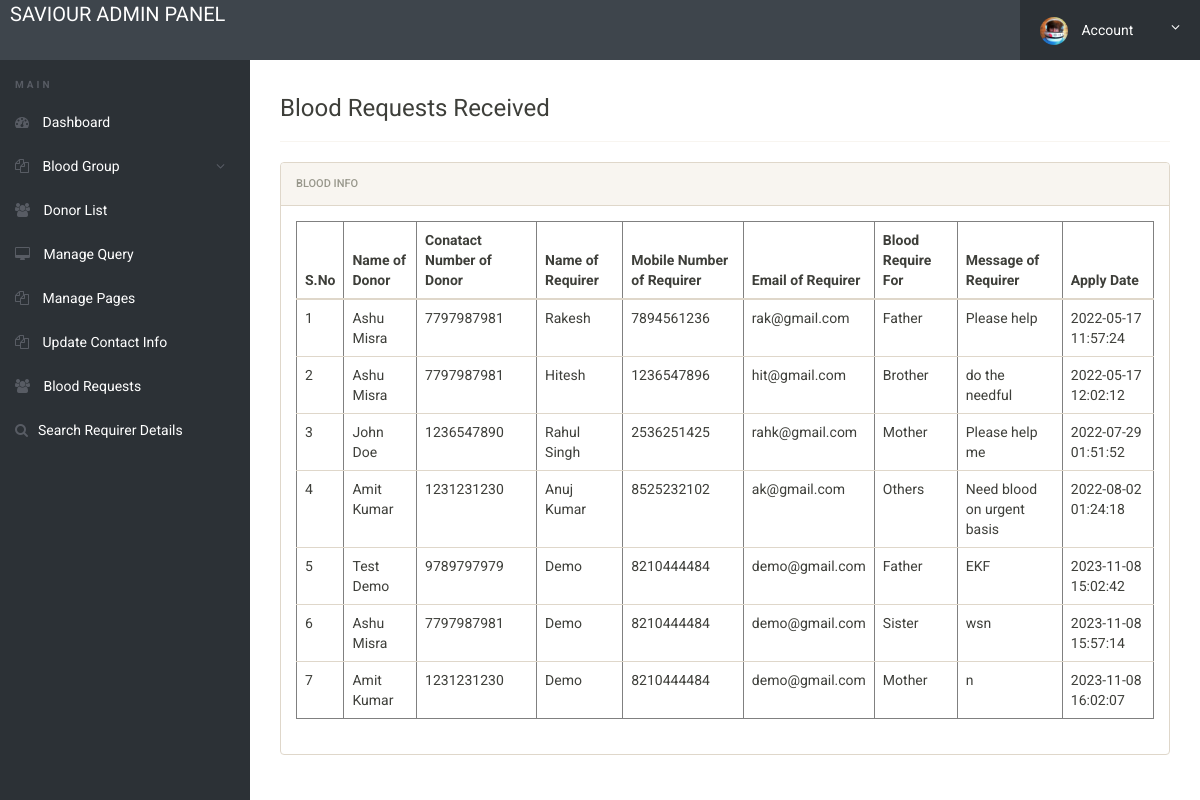
The page /bbdms/admin/requests-received.php (signed in) on the database its author committed.
### tables this page shows
CREATE TABLE `tblbloodrequirer` (
  `ID` int(10) NOT NULL,
  `BloodDonarID` int(10) DEFAULT NULL,
  `name` varchar(250) DEFAULT NULL,
  `EmailId` varchar(250) DEFAULT NULL,
  `ContactNumber` bigint(10) DEFAULT NULL,
  `BloodRequirefor` varchar(250) DEFAULT NULL,
  `Message` mediumtext DEFAULT NULL,
  `ApplyDate` timestamp NULL DEFAULT current_timestamp()
);

CREATE TABLE `tblblooddonars` (
  `id` int(11) NOT NULL,
  `FullName` varchar(100) DEFAULT NULL,
  `MobileNumber` char(11) DEFAULT NULL,
  `EmailId` varchar(100) DEFAULT NULL,
  `Gender` varchar(20) DEFAULT NULL,
  `Age` int(11) DEFAULT NULL,
  `BloodGroup` varchar(20) DEFAULT NULL,
  `Address` varchar(255) DEFAULT NULL,
  `Message` mediumtext DEFAULT NULL,
  `PostingDate` timestamp NOT NULL DEFAULT current_timestamp(),
  `status` int(1) DEFAULT NULL,
  `Password` varchar(250) DEFAULT NULL
);

### bbdms/admin/requests-received.php (the view, shortened to what this page needs)
<?php
include('includes/config.php');
if(strlen($_SESSION['alogin'])==0)
	{
header('location:index.php');
}
else{
 ?>
<!doctype html>
<html lang="en" class="no-js">
<head>
	<link rel="stylesheet" href="css/font-awesome.min.css">
	<link rel="stylesheet" href="css/bootstrap.min.css">
	<link rel="stylesheet" href="css/dataTables.bootstrap.min.css">
	<link rel="stylesheet" href="css/bootstrap-social.css">
	<link rel="stylesheet" href="css/bootstrap-select.css">
	<link rel="stylesheet" href="css/fileinput.min.css">
	<link rel="stylesheet" href="css/awesome-bootstrap-checkbox.css">
	<link rel="stylesheet" href="css/style.css">
</head>
<body>
	<?php include('includes/header.php');?>
	<div class="ts-main-content">
		<?php include('includes/leftbar.php');?>
		<div class="content-wrapper">
			<div class="container-fluid">
					<div class="col-md-12">
<h3> Blood Requests Received</h3>
<hr />
						<div class="panel panel-default">
							<div class="panel-heading">Blood Info</div>
							<div class="panel-body">
								<table border="1" class="table table-responsive">
                                    <thead>
                                         <tr>
                                         	<th>S.No</th>
                                          <th>Name of Donor</th>
                                          <th>Conatact Number of Donor</th>
                                            <th>Name of Requirer</th>
                                            <th>Mobile Number of Requirer</th>
                                            <th>Email of Requirer</th>
                                            <th>Blood Require For</th>
                                            <th>Message of Requirer</th>
                                            <th>Apply Date</th>
                                        </tr>
                                    </thead>
                                    <tbody>
                                        <tr><?php
$sql="SELECT tblbloodrequirer.BloodDonarID,tblbloodrequirer.name,tblbloodrequirer.EmailId,tblbloodrequirer.ContactNumber,tblbloodrequirer.BloodRequirefor,tblbloodrequirer.Message,tblbloodrequirer.ApplyDate,tblblooddonars.id as donid,tblblooddonars.FullName,tblblooddonars.MobileNumber,tblblooddonars.BloodGroup  from  tblbloodrequirer join tblblooddonars on tblblooddonars.id=tblbloodrequirer.BloodDonarID where tblblooddonars.FullName like '%$sdata%' || tblblooddonars.MobileNumber like '%$sdata%'";
$query = $dbh -> prepare($sql);
$query->bindParam(':uid',$uid,PDO::PARAM_STR);
$query->execute();
$results=$query->fetchAll(PDO::FETCH_OBJ);
$cnt=1;
if($query->rowCount() > 0)
{
foreach($results as $row)
{               ?>
                                            <td><?php echo htmlentities($cnt);?></td>
                                            <td><?php  echo htmlentities($row->FullName);?></td>
                                            <td><?php  echo htmlentities($row->MobileNumber);?></td>
                                        <td><?php  echo htmlentities($row->name);?></td>
                                             <td><?php  echo htmlentities($row->ContactNumber);?></td>
                                             <td><?php  echo htmlentities($row->EmailId);?></td>
                                          <td><?php  echo htmlentities($row->BloodRequirefor);?></td>
                 <td><?php  echo htmlentities($row->Message);?>
                  </td>
                                            <td>
                                              <?php  echo htmlentities($row->ApplyDate);?>
                                            </td>
                                        </tr>
                                    <?php $cnt=$cnt+1;}}?>
                                    </tbody>
                                </table>
							</div>
						</div>
					</div>
				</div>
			</div>
		</div>
</body>
</html>
<?php } ?>

### bbdms/admin/css/style.css (style rules this page uses)
html { font-size: 14px; }
@media only screen and (min-width: 480px) { html { font-size: 17px; } }
@media only screen and (min-width: 768px) { html { font-size: 14px; } }
body { font-size: 1em; }
.panel { overflow: hidden; }
.ts-main-content .content-wrapper { padding-top: 15px; margin-top: 60px; }
@media only screen and (min-width: 992px) { .ts-main-content .content-wrapper { margin-left: 250px; } }

### rows shown on the page
tblbloodrequirer: BloodDonarID.FullName "Ashu Misra", BloodDonarID.MobileNumber "7797987981", name "Rakesh", ContactNumber "7894561236", EmailId "rak@gmail.com", BloodRequirefor "Father", Message "Please help", ApplyDate "2022-05-17 11:57:24"
tblbloodrequirer: BloodDonarID.FullName "Ashu Misra", BloodDonarID.MobileNumber "7797987981", name "Hitesh", ContactNumber "1236547896", EmailId "hit@gmail.com", BloodRequirefor "Brother", Message "do the needful", ApplyDate "2022-05-17 12:02:12"
tblbloodrequirer: BloodDonarID.FullName "John Doe", BloodDonarID.MobileNumber "1236547890", name "Rahul Singh", ContactNumber "2536251425", EmailId "rahk@gmail.com", BloodRequirefor "Mother", Message "Please help me", ApplyDate "2022-07-29 01:51:52"
tblbloodrequirer: BloodDonarID.FullName "Amit Kumar", BloodDonarID.MobileNumber "1231231230", name "Anuj Kumar", ContactNumber "8525232102", EmailId "ak@gmail.com", BloodRequirefor "Others", Message "Need blood on urgent basis", ApplyDate "2022-08-02 01:24:18"
tblbloodrequirer: BloodDonarID.FullName "Test Demo", BloodDonarID.MobileNumber "9789797979", name "Demo", ContactNumber "8210444484", EmailId "demo@gmail.com", BloodRequirefor "Father", Message "EKF", ApplyDate "2023-11-08 15:02:42"
tblbloodrequirer: BloodDonarID.FullName "Ashu Misra", BloodDonarID.MobileNumber "7797987981", name "Demo", ContactNumber "8210444484", EmailId "demo@gmail.com", BloodRequirefor "Sister", Message "wsn", ApplyDate "2023-11-08 15:57:14"
tblbloodrequirer: BloodDonarID.FullName "Amit Kumar", BloodDonarID.MobileNumber "1231231230", name "Demo", ContactNumber "8210444484", EmailId "demo@gmail.com", BloodRequirefor "Mother", Message "n", ApplyDate "2023-11-08 16:02:07"
